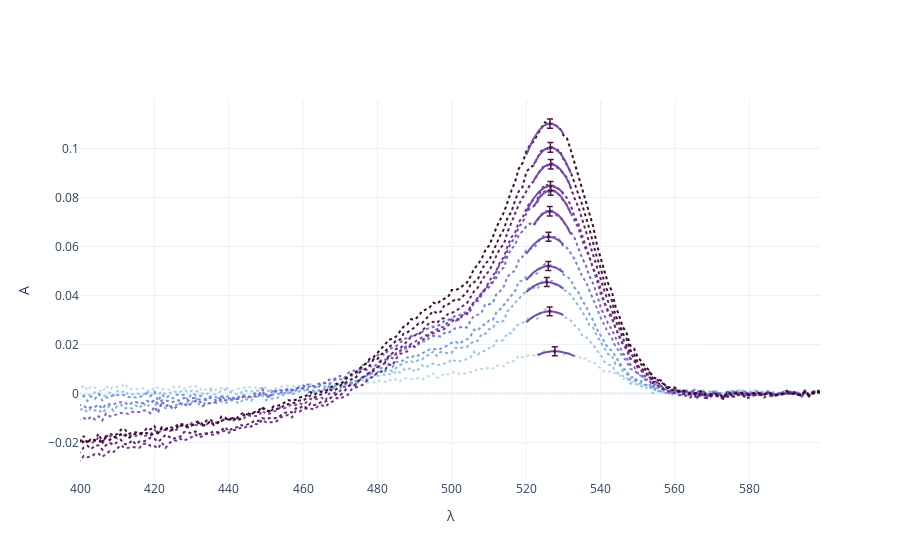

The code cell stored with this chart in its notebook:
### Markdown cell above
<h3> Faccio l'effettivo fit parabolico, e plotto dati iniziali, parabole e vertici

### Code cell
fit_results = []
yV_err = []

fig_parabolic_fit = go.Figure()

# Dati sottratti
for idx, (key, df) in enumerate(data_diff.items()):

    fig_parabolic_fit.add_trace(go.Scatter(
        x=df['λ'],
        y=df['A'],
        mode='lines',
        name=f'Tempo {key}',
        line=dict(dash='dot', color=colors[idx], width=2),
        showlegend=False
    ))

# picchi, fit parabolico e errori
for key, subset in picchi.items():

    if key == 0:
        continue
    x_data = subset['λ']
    y_data = subset['A']


    # -------------- ERRORI e FIT ----------------

    # iterazione 0
    popt, pcov = curve_fit(parabola, x_data, y_data, p0=[-1, x_data.mean(), y_data.max()])
    a, xV, yV = popt
    err_a, err_xV, err_yV = np.sqrt(np.diag(pcov))

    # iterazione 1
    dydl = np.abs(2 * a * (x_data - xV))
    σ_y_prop = dydl * σ_λ
    σ_y = np.sqrt(σ_y_prop ** 2 + σ_A_1 ** 2)

    popt, pcov = curve_fit(parabola, x_data, y_data, p0 = [a, xV, yV], sigma = σ_y, absolute_sigma = True)
    a, xV, yV = popt
    err_a, err_xV, err_yV = np.sqrt(np.diag(pcov))

   # ---------------------------------------


    x_fit = np.linspace(x_data.min(), x_data.max(), 100)
    y_fit = parabola(x_fit, *popt)

    yV_err.append(err_yV)

    # Aggiungi i risultati alla lista
    fit_results.append({
        'Tempo (ns)': key,
        'a': a,
        'err a': err_a,
        'xV': xV,
        'err xV': err_xV,
        'yV': yV,
        'err yV': err_yV
    })
    
    # Aggiungi il fit parabolico
    fig_parabolic_fit.add_trace(go.Scatter(
        x = x_fit,
        y = y_fit,
        mode = 'lines',
        name = f'Fit Tempo {key}',
        line = dict(color=colors[7]),
        showlegend = False
    ))

    # Aggiungi il punto del picco
    fig_parabolic_fit.add_trace(go.Scatter(
        x = [popt[1]],  # xV
        y = [popt[2]],  # yV
        mode = 'markers',
        name = f'Picco Tempo {key}',
        marker = dict(size = 3, color = colors[10], symbol = 'circle'),
        error_y = dict(
            type = 'data',
            array = [err_yV],
            visible = True,
            color = colors[10],
            thickness = 1.5,
            width = 3
        ),
        # error_x = dict(
        #     type = 'data',
        #     array = [err_xV],
        #     visible = True,
        #     color = colors[10],
        #     thickness = 1.5,
        #     width = 3
        # ),
        showlegend = False
    ))

fig_parabolic_fit.update_layout(
    xaxis_title='λ',
    yaxis_title='A',
    legend_title='Legenda',
    template='plotly_white'
)

fig_parabolic_fit.show()
